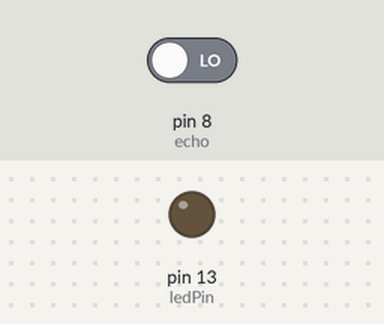
The sketch below on a simulated Arduino Uno, built with avr-gcc and run on an emulated ATmega328P. Shown: output pins drawn as LEDs (lit = HIGH). The inputs (shaded band) are chosen by the test bench; at power-on: pin 8 (echo) LOW. Pins used as bus, display or sensor lines are not drawn.

Above: at 0.1 s.
At 1.3 s:
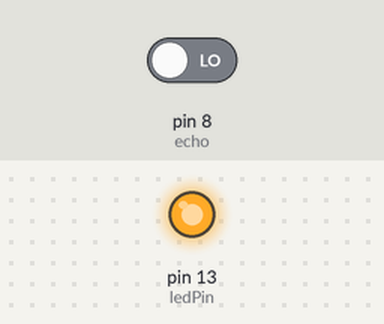
Timing chart, 0 to 2.8 s (numbered marks = the images above):
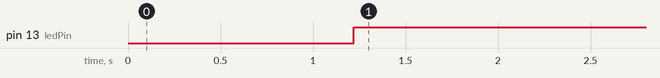

The sketch:

TEENSYBLINKULTRA.ino
```cpp
int trigger=7;
int echo=8;
int time=0;
int dist=0;
int ledPin=13;

void setup() {
  pinMode(trigger,OUTPUT);
  pinMode(ledPin,OUTPUT);
  pinMode(echo,INPUT);

}

void loop() {
  digitalWrite(trigger,LOW);
  delay(8);
  digitalWrite(trigger,HIGH);
  delay(12);
  digitalWrite(trigger,LOW);
  time=pulseIn(echo,HIGH);
  dist=(time*0.034)/2;
  delay(200);
  if(dist>5&&dist<200)
  {
    digitalWrite(ledPin,HIGH);
    delay(dist*5);
    digitalWrite(ledPin,LOW);
  }
  if (dist<=5)
  {
   digitalWrite(ledPin,HIGH);
  }


}
```

Measured:
- by itself, pin 13 (ledPin): LOW → HIGH at 1.2 s
